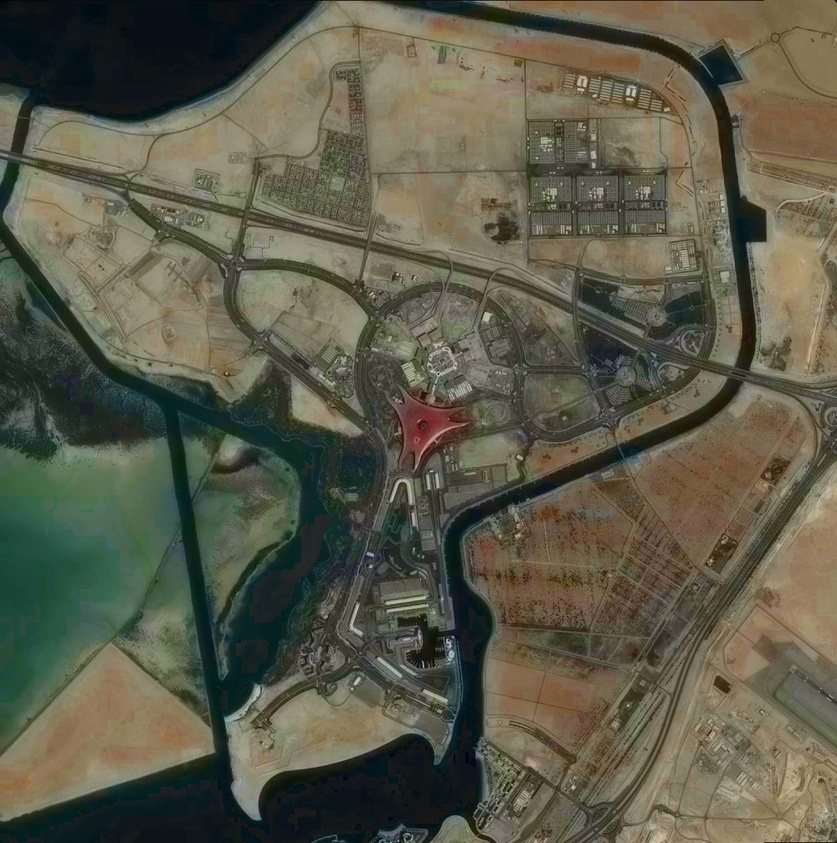
#> input picture out_increase_saturation/increased_saturation_blended_image_alpha_0.4.jpg, 837 x 843 px, shrunk from 1000 x 1007 before the run, found by its file name
$ python set_rgb_histogram_range.py
#> lines starting #> are read from the running program, lines starting #| are printed output that depends on the picture
import cv2
import numpy as np
import os
import matplotlib.pyplot as plt

def scale_pixel_values(image, low_thresholds, high_thresholds):
    # Scale pixel values to the range [0, 255] for each channel
    for i in range(3):  # Iterate over RGB channels
        image[:, :, i] = np.clip(image[:, :, i], low_thresholds[i], high_thresholds[i])
        image[:, :, i] = np.interp(image[:, :, i], (low_thresholds[i], high_thresholds[i]), (0, 255))

    return image.astype(np.uint8)

def display_histogram(ax, image, title):
    # Calculate histogram for each RGB channel
    for i in range(3):
        histogram = cv2.calcHist([image], [i], None, [256], [0, 256])
        ax.plot(histogram, label=f'Channel {i}')

    ax.set_title(title)
    ax.set_xlabel('Pixel Value')
    ax.set_ylabel('Frequency')
    ax.legend()

def main():
    # Load an image
    image_path = "out_inc_sat/increased_saturation_blended_image_alpha_0.4.jpg"
    original_image = cv2.imread(image_path)
#> original_image is the input picture: shape (843, 837, 3); mean B, G, R 73.5, 90.9, 92

    if original_image is None:
        print("Error: Image not loaded.")
        return

    # Create subplots in a single figure
    fig, axes = plt.subplots(2, 2, figsize=(12, 8))

    # Display the original image
    axes[0, 0].imshow(original_image[:, :, ::-1])  # OpenCV reads images in BGR, so convert to RGB for display
    axes[0, 0].set_title('Original Image')

    # Display the histogram of the original image
    display_histogram(axes[0, 1], original_image, 'Histogram - Original Image')

    # Set your desired pixel value ranges (adjust as needed)
    low_thresholds = [0, 0, 0]  # Example values, adjust as needed
    high_thresholds = [190, 190, 190]  # Example values, adjust as needed

    # Apply the histogram range and scale pixel values to [0, 255] for the image
    adjusted_image = scale_pixel_values(original_image.copy(), low_thresholds, high_thresholds)
#> after the loop in scale_pixel_values, `for i in range(3):`:
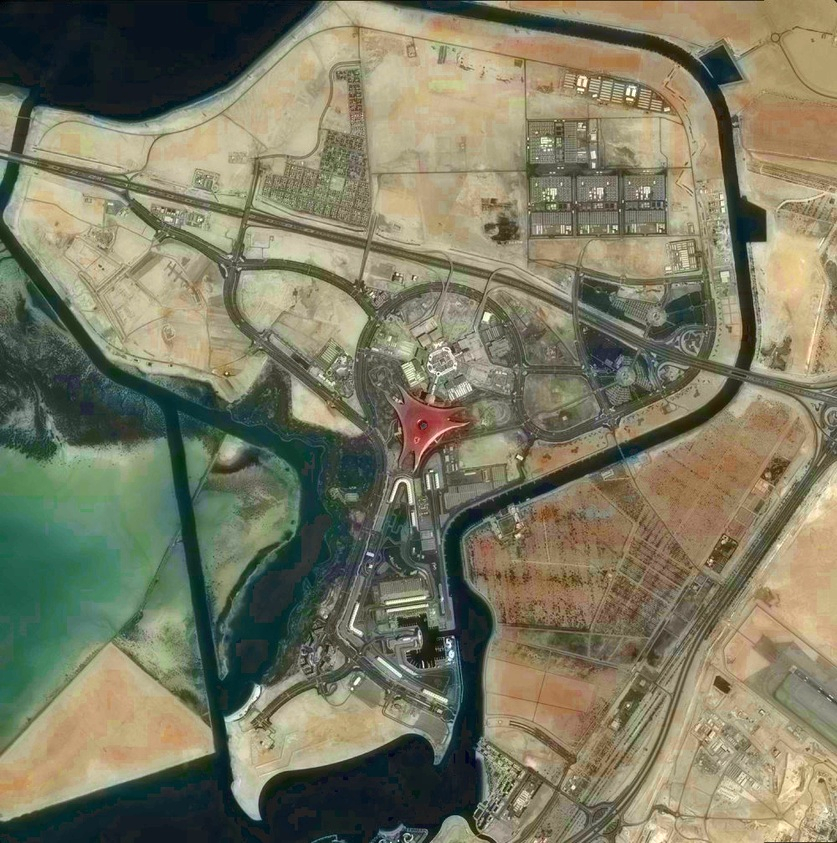
#> image: shape (843, 837, 3); mean of channels 0, 1, 2 98.1, 121.5, 123; drawn as B, G, R

    # Display the adjusted image
    axes[1, 0].imshow(adjusted_image[:, :, ::-1])  # OpenCV reads images in BGR, so convert to RGB for display
    axes[1, 0].set_title('Adjusted Image')

    # Display the histogram of the adjusted image
    display_histogram(axes[1, 1], adjusted_image, 'Histogram - Adjusted Image')

    # Adjust layout and show the plot
    plt.tight_layout()
    plt.show()
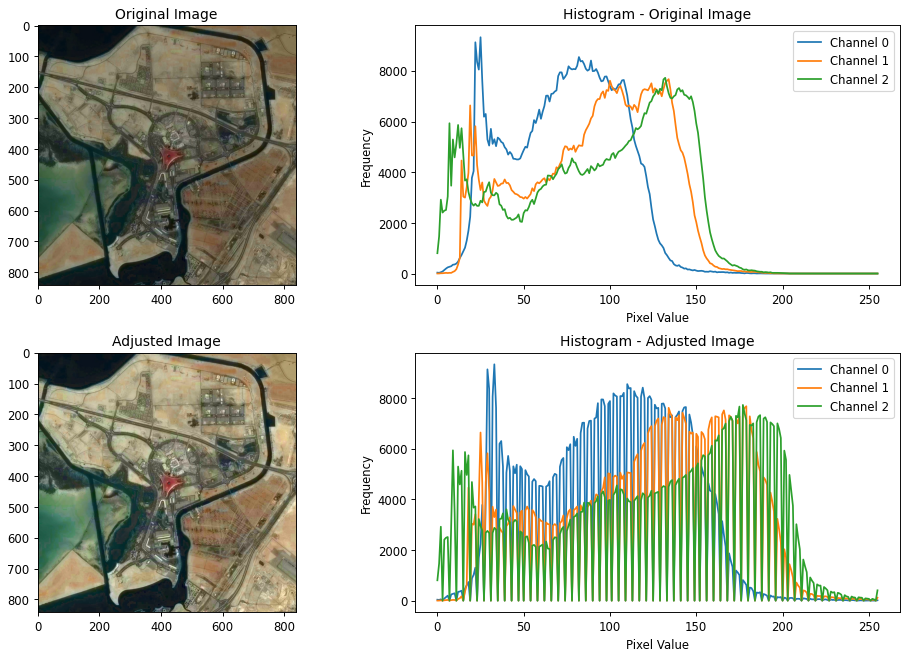
#> figure drawn by matplotlib, 4 panels; panel 2: curve peaks at x = 25, y = 9325; panel 2: curve peaks at x = 134, y = 7671; panel 2: curve peaks at x = 132, y = 7724; panel 4: curve peaks at x = 33, y = 9325

    # Save the adjusted image
    output_folder_path = "out_set_rgb_histogram_range/"
    os.makedirs(output_folder_path, exist_ok=True)
    output_image_path = os.path.join(output_folder_path, "scaled_" + os.path.basename(image_path))
    cv2.imwrite(output_image_path, adjusted_image)
    print(f"Processed image saved to: {output_image_path}")

if __name__ == "__main__":
    main()
